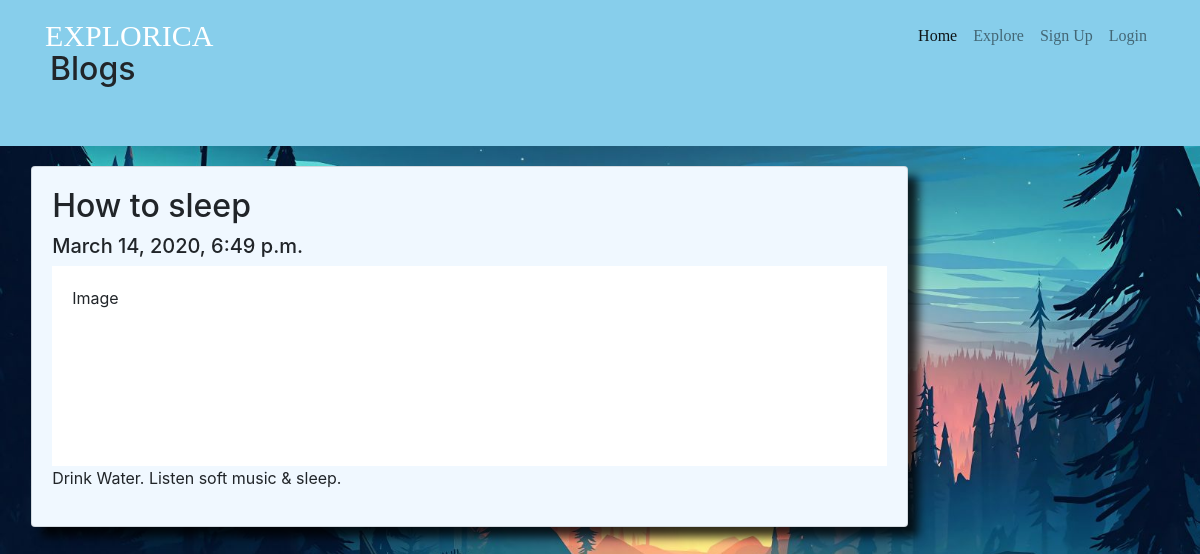
Page /blog/how-to-sleep/ on the committed database.
### blog/models.py (models this page shows, shortened)
class Article(models.Model):
    article_image = models.ImageField(upload_to='images/', blank=True)
    article_title = models.CharField(max_length=50)
    user = models.ForeignKey(User, related_name='author', default=1, on_delete=models.CASCADE)
    article_about = models.TextField()
    slug = models.SlugField(unique=True, default=2)
    date_published = models.DateTimeField(auto_now_add=True)

### blog/views.py (the view)
# urls.py: path('<slug>/', views.blog_detail, name='detail-blog'),
def blog_detail(request, slug):
    single_blog = Article.objects.get(slug=slug)
    return render(request, 'blog/blog_detail.html', {'single_blog': single_blog})

### blog/templates/blog/blog_detail.html
{% extends 'main/base.html' %}
{% block content %}
    <div class="header">
      <h2> Blogs </h2>
    </div>
    <div class="row">
      <div class="leftcolumn">
        <div class="card">
          <h2>{{ single_blog.article_title }}</h2>
          <h5>{{ single_blog.date_published }}</h5>
          <div class="fakeimg" style="height:200px;">Image</div>
          <p>{{ single_blog.article_about }}</p>
        </div>
      </div>
    </div>
{% endblock %}

### main/static/main/style.css (style rules this page uses)
body { background-image: url("images/c.jpg"); background-size: cover ; }
.card { margin-top:15%; margin-left: 5%; position:relative; transition: 3s; box-shadow: 10px 10px 10px rgba(0,0,0,0.8); }
.header { padding: 50px; font-size: 40px; text-align: left; background: skyblue; }
.leftcolumn { float: left; width: 75%; }
.fakeimg { background-color: white; width: 100%; padding: 20px; }
.card { background-color: aliceblue; padding: 20px; margin-top: 20px; }

### rows in the picture
Article: article_title "How to sleep", date_published "March 14, 2020, 6:49 p.m.", article_about "Drink Water. Listen soft music & sleep."
